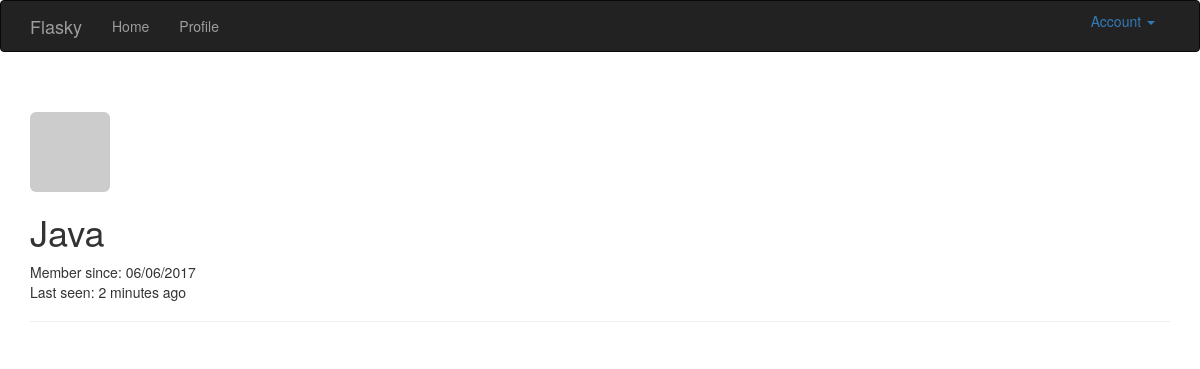
Page /user/Java (signed in) on the committed database.
### app/models.py (models this page shows, shortened)
class User(UserMixin, db.Model):
    __tablename__ = 'users'
    id = db.Column(db.Integer, primary_key=True)
    email = db.Column(db.String(64), unique=True, index=True)
    username = db.Column(db.String(64), unique=True, index=True)
    role_id = db.Column(db.Integer, db.ForeignKey('roles.id'))
    password_hash = db.Column(db.String(128))
    confirmed = db.Column(db.Boolean, default=False)
    name = db.Column(db.String(64))
    location = db.Column(db.String(64))
    about_me = db.Column(db.Text())
    member_since = db.Column(db.DateTime(), default=datetime.utcnow)
    last_seen = db.Column(db.DateTime(), default=datetime.utcnow)
    avatar_hash = db.Column(db.String(32))
    def can(self, permissions):
        return self.role is not None and (self.role.permissions & permissions) == permissions
    def is_administrator(self):
        return self.can(Permission.ADMINISTER)
    @property
    def password(self):
        raise AttributeError("password is not a readable attribute")
    def gravatar(self, size=100, default="identicon", rating="g"):
        if request.is_secure:
            url = "http://secure.gravatar.com/avatar"
        else:
            url = 'http://www.gravatar.com/avatar'
        hash = self.avatar_hash or hashlib.md5(self.email.encode("utf-8")).hexdigest()
        return '{url}/{hash}?s={size}&d={default}&r={rating}'.format(
            url=url, hash=hash, size=size, default=default, rating=rating)
    def ping(self):
        self.last_seen = datetime.utcnow()
        db.session.add(self)

### app/main/views.py (the view)
@main.route("/user/<username>")
def user(username):
    user = User.query.filter_by(username=username).first()
    if user is None:
        abort(404)
    return render_template("user.html", user=user)

### app/auth/views.py (called while the page is built)
@auth.before_app_request
def before_request():
    if current_user.is_authenticated:
        current_user.ping()
        if not current_user.confirmed \
                and request.endpoint[:5] != "auth.":
            return redirect(url_for("auth.unconfirmed"))

### app/main/__init__.py (called while the page is built)
@main.app_context_processor
def inject_permissions():
    return dict(Permission=Permission)

### app/models.py (called while the page is built)
@login_manager.user_loader
def load_user(user_id):
    return User.query.get(int(user_id))

### app/templates/user.html (shortened to what this page needs)
{% extends 'base.html' %}
{% block page_content %}
	<div class="page-header">
        <img class="img-rounded profile-thumbnail" src="{{ user.gravatar(size=256) }}" >
        <h1>{{ user.username }}</h1>
    <p>
        Member since: {{ moment(user.member_since).format("L") }}<br />
        Last seen: {{ moment(user.last_seen).fromNow() }}
    </p>
	</div>
{% endblock %}

### rows in the picture
User: username "Java", member_since "06/06/2017", last_seen "2 minutes ago"
